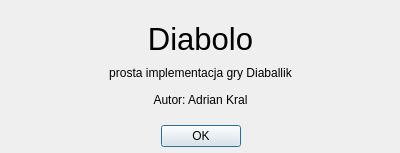
<?xml version="1.0" encoding="UTF-8"?>
<ui version="4.0">
 <class>AboutProg</class>
 <widget class="QDialog" name="AboutProg">
  <property name="windowModality">
   <enum>Qt::ApplicationModal</enum>
  </property>
  <property name="geometry">
   <rect>
    <x>0</x>
    <y>0</y>
    <width>400</width>
    <height>153</height>
   </rect>
  </property>
  <property name="windowTitle">
   <string>O programie</string>
  </property>
  <widget class="QDialogButtonBox" name="buttonBox">
   <property name="geometry">
    <rect>
     <x>0</x>
     <y>120</y>
     <width>401</width>
     <height>32</height>
    </rect>
   </property>
   <property name="orientation">
    <enum>Qt::Horizontal</enum>
   </property>
   <property name="standardButtons">
    <set>QDialogButtonBox::Ok</set>
   </property>
   <property name="centerButtons">
    <bool>true</bool>
   </property>
  </widget>
  <widget class="QLabel" name="label_3">
   <property name="geometry">
    <rect>
     <x>0</x>
     <y>90</y>
     <width>401</width>
     <height>20</height>
    </rect>
   </property>
   <property name="text">
    <string>Autor: Adrian Kral</string>
   </property>
   <property name="alignment">
    <set>Qt::AlignCenter</set>
   </property>
  </widget>
  <widget class="QWidget" name="layoutWidget">
   <property name="geometry">
    <rect>
     <x>0</x>
     <y>21</y>
     <width>401</width>
     <height>62</height>
    </rect>
   </property>
   <layout class="QVBoxLayout" name="verticalLayout">
    <item>
     <widget class="QLabel" name="label">
      <property name="font">
       <font>
        <pointsize>23</pointsize>
       </font>
      </property>
      <property name="text">
       <string>Diabolo</string>
      </property>
      <property name="alignment">
       <set>Qt::AlignCenter</set>
      </property>
     </widget>
    </item>
    <item>
     <widget class="QLabel" name="label_2">
      <property name="text">
       <string>prosta implementacja gry Diaballik</string>
      </property>
      <property name="alignment">
       <set>Qt::AlignCenter</set>
      </property>
     </widget>
    </item>
   </layout>
  </widget>
 </widget>
 <resources/>
 <connections>
  <connection>
   <sender>buttonBox</sender>
   <signal>accepted()</signal>
   <receiver>AboutProg</receiver>
   <slot>accept()</slot>
   <hints>
    <hint type="sourcelabel">
     <x>248</x>
     <y>254</y>
    </hint>
    <hint type="destinationlabel">
     <x>157</x>
     <y>274</y>
    </hint>
   </hints>
  </connection>
  <connection>
   <sender>buttonBox</sender>
   <signal>rejected()</signal>
   <receiver>AboutProg</receiver>
   <slot>reject()</slot>
   <hints>
    <hint type="sourcelabel">
     <x>316</x>
     <y>260</y>
    </hint>
    <hint type="destinationlabel">
     <x>286</x>
     <y>274</y>
    </hint>
   </hints>
  </connection>
 </connections>
</ui>
